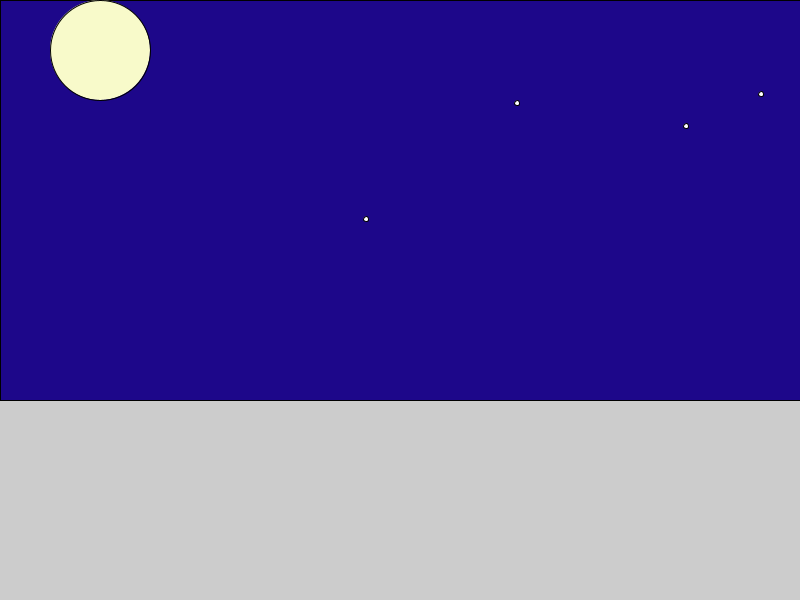
Frame 1 (no input)
Frame 60 (the mouse pressed at the canvas centre just before this capture): identical to frame 1, image omitted
Frame 120 (the mouse held since frame 60 and released just before this capture): identical to frame 1, image omitted

The Processing sketch that drew this single still picture (run headless with seeded random() and noise(); from frame 60 on, the mouse is pressed at the canvas centre):

// Processing sketch: SeasonsProject
// ── SeasonsProject.pde
void setup() {
  size(800, 600);
  int timeOfDay = 5;
  String season = "SUMMER";
  int numClouds = 2;
  //Anything else you may need here

  drawSky(season, timeOfDay);
  //drawClouds(numClouds);
  //drawLandscape(season, timeOfDay);
  //drawTrees(season);
  //drawSomeItem();
}

void draw() {
}

void drawSky(String season, int timeOfDay) {
  //What happens in the sky, particularly at a time of day?
  if (timeOfDay < 6) {
    drawNightSky(); //This will error at first. We will fix it as a class
  } else if (timeOfDay < 10) {
    //drawSunriseSky();
  } else if (timeOfDay < 18) {
    //drawDaytimeSky();
  } else if (timeOfDay < 20) {
    //drawSunsetSky();
  } else {
    //drawNightSky();
  }

  //What happens specifically in the sky, specifically in a particular season?
  if (season == "SUMMER") {
    //drawBird();
  } else if (season == "WINTER") {
    //drawSnowflakes();
  } else if (season == "SPRING") {
    //drawPollen();
  } else {
    //drawBlimp();
  }
}

void drawNightSky(){
  fill(29, 7, 138);
  rect(0, 0, width, height * 2 / 3);
  fill(248, 250, 202);
  circle(100, 50, 100);
  drawStars();
}

void drawStars(){
  drawStar((int) random(0, width), (int) random(0, height * 2 / 3));
  drawStar((int) random(0, width), (int) random(0, height * 2 / 3));
  drawStar((int) random(0, width), (int) random(0, height * 2 / 3));
  drawStar((int) random(0, width), (int) random(0, height * 2 / 3));
}

void drawStar(int x, int y){
   fill(255);
   circle(x, y, 5);
}
